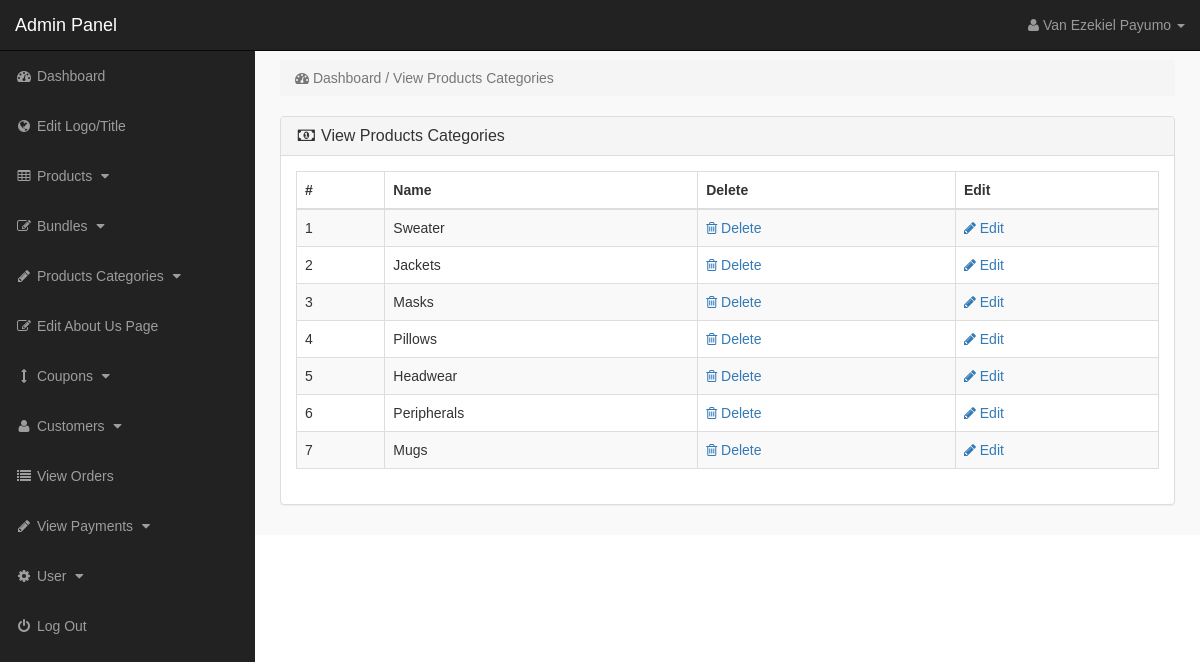
/admin_area/index.php?view_p_cats (signed in), run on the app's committed database.
### tables this page shows
CREATE TABLE `product_categories` (
  `p_cat_id` int(10) NOT NULL,
  `p_cat_title` text NOT NULL,
  `p_cat_image` text NOT NULL
);

### admin_area/view_p_cats.php (the view)
<?php
if(!isset($_SESSION['admin_email'])){
echo "<script>window.open('login.php','_self')</script>";
}
else {
    $admin_level = $_SESSION['admin_level'];
    if ($admin_level == 2) {
        $hideme = 'display:none;';
    } else {
        $hideme = '';
    }
?>
<div class="row">
<div class="col-lg-12">
<ol class="breadcrumb">
<li class="active">
<i class="fa fa-dashboard"></i> Dashboard / View Products Categories
</li>
</ol>
</div>
</div>
<div class="row">
<div class="col-lg-12">
<div class="panel panel-default">
<div class="panel-heading">
<h3 class="panel-title">
<i class="fa fa-money fa-fw"> </i> View Products Categories
</h3>
</div>
<div class="panel-body">
<div class="table-responsive">
<table class="table table-bordered table-hover table-striped">
<thead>
<tr>
<th>#</th>
<th>Name</th>
<th>Delete</th>
<th>Edit</th>
</tr>
</thead>
<tbody>
<?php
$i=0;
$get_p_cats = "select * from product_categories";
$run_p_cats = mysqli_query($con,$get_p_cats);
while($row_p_cats = mysqli_fetch_array($run_p_cats)){
$p_cat_id = $row_p_cats['p_cat_id'];
$p_cat_title = $row_p_cats['p_cat_title'];
$i++;
?>
<tr>
<td> <?php echo $i; ?> </td>
<td> <?php echo $p_cat_title; ?> </td>
<td>
<a style="<?php echo $hideme; ?>" href="index.php?delete_p_cat=<?php echo $p_cat_id; ?>">
<i class="fa fa-trash-o"></i> Delete
</a>
</td>
<td>
<a href="index.php?edit_p_cat=<?php echo $p_cat_id; ?>">
<i class="fa fa-pencil"></i> Edit
</a>
</td>
</tr>
<?php } ?>
</tbody>
</table>
</div>
</div>
</div>
</div>
</div>
<?php } ?>

### admin_area/includes/sidebar.php (shortened to what this page needs)
<?php
if (!isset($_SESSION['admin_email'])) {
    echo "<script>window.open('login.php','_self')</script>";
} else {
    $admin_level = $_SESSION['admin_level'];
    if ($admin_level == 2) {
        $hideme = 'display:none;';
    } else {
        $hideme = '';
    }
    ?>
<nav class="navbar navbar-inverse navbar-fixed-top" >
<div class="navbar-header" >
<a class="navbar-brand" href="index.php?dashboard" >Admin Panel</a>
</div>
<ul class="nav navbar-right top-nav" >
<li class="dropdown" >
<a href="#" class="dropdown-toggle" data-toggle="dropdown" >
<i class="fa fa-user" ></i>
<?php echo $admin_name; ?> <b class="caret" ></b>
</a>
</li>
</ul>
<div class="collapse navbar-collapse navbar-ex1-collapse">
<ul class="nav navbar-nav side-nav">
<li>
<a href="index.php?dashboard">
<i class="fa fa-fw fa-dashboard"></i> Dashboard
</a>
</li>
<li>
<a style="<?php echo $hideme; ?>" href="index.php?edit_logo_title">
<i class="fa fa-fw fa-globe"></i> Edit Logo/Title
</a>
</li>
<li>
<a href="#" data-toggle="collapse" data-target="#products">
<i class="fa fa-fw fa-table"></i> Products
<i class="fa fa-fw fa-caret-down"></i>
</a>
</li>
<li>
<a href="#" data-toggle="collapse" data-target="#bundles">
<i class="fa fa-fw fa-edit"></i> Bundles
<i class="fa fa-fw fa-caret-down"></i>
</a>
</li>
<li>
<a href="#" data-toggle="collapse" data-target="#p_cat">
<i class="fa fa-fw fa-pencil"></i> Products Categories
<i class="fa fa-fw fa-caret-down"></i>
</a>
</li>
<li style="<?php echo $hideme; ?>">
<a href="index.php?edit_about_us">
<i class="fa fa-fw fa-edit"></i> Edit About Us Page
</a>
</li>
<li style="<?php echo $hideme; ?>">
<a href="#" data-toggle="collapse" data-target="#coupons">
<i class="fa fa-fw fa-arrows-v"></i> Coupons
<i class="fa fa-fw fa-caret-down"></i>
</a>
</li>
<li style="<?php echo $hideme; ?>">
<a href="#" data-toggle="collapse" data-target="#customer">
<i class="fa fa-fw fa-user"></i> Customers
<i class="fa fa-fw fa-caret-down"></i>
</a>
</li>
<li>
<a href="index.php?view_orders">
<i class="fa fa-fw fa-list"></i> View Orders
</a>
</li>
<li>
<a href="#" data-toggle="collapse" data-target="#pay">
<i class="fa fa-fw fa-pencil"></i> View Payments
<i class="fa fa-fw fa-caret-down"></i>
</a>
</li>
<li>
<a href="#" data-toggle="collapse" data-target="#users">
<i class="fa fa-fw fa-gear"></i> User
<i class="fa fa-fw fa-caret-down"></i>
</a>
</li>
<li>
<a href="logout.php">
<i class="fa fa-fw fa-power-off"></i> Log Out
</a>
</li>
</ul>
</div>
</nav>
<?php }?>

### admin_area/css/style.css (style rules this page uses)
* { font-family: "Montserrat", sans-serif }
body { margin-top: 100px; font-family: "Montserrat"; }
@media (min-width: 768px) { body { margin-top: 50px; } }
.top-nav { padding: 0 15px; }
.top-nav>li { display: inline-block; float: left; }
.top-nav>li>a { padding-top: 15px; padding-bottom: 15px; line-height: 20px; color: #999; }
@media (min-width: 768px) { .side-nav { position: fixed; top: 51px; width: 255px; border-radius: 0; overflow-y: auto; background-color: #222; bottom: 0; overflow-x: hidden; padding-bottom: 40px; } }
@media (min-width: 768px) { .side-nav>li>a { width: 255px; } }
.panel-body { border-radius: 5px; }

### data on the page
product_categories: p_cat_title "Sweater"
product_categories: p_cat_title "Jackets"
product_categories: p_cat_title "Masks"
product_categories: p_cat_title "Pillows"
product_categories: p_cat_title "Headwear"
product_categories: p_cat_title "Peripherals"
product_categories: p_cat_title "Mugs"

### other printed values
$admin_name "Van Ezekiel Payumo"
